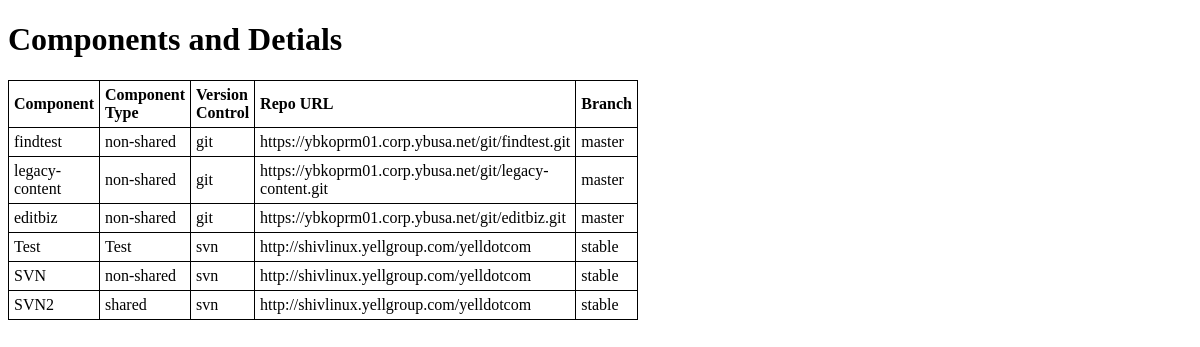
The app's page /tagging/components/, older data.
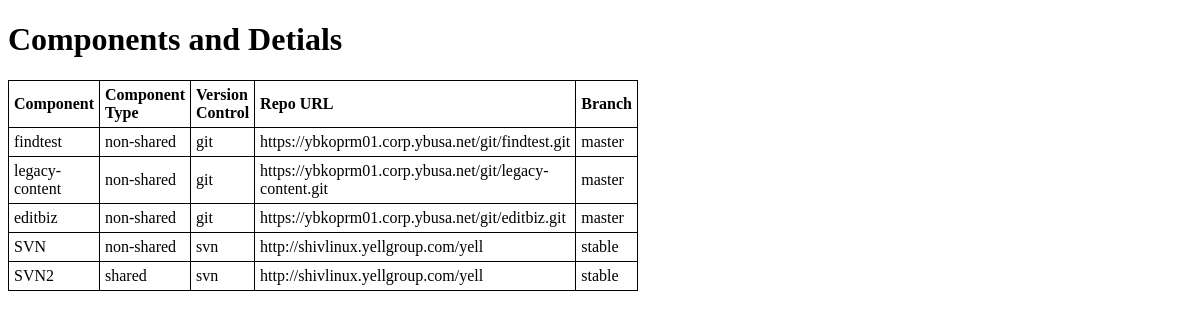
The same page, newer data.
### tagging/models.py (models this page shows)
class components(models.Model):
	component_name  = models.CharField("Component's Name",max_length=50,primary_key=True)
	component_type  = models.CharField("Component's Type",max_length=20)
        version_control = models.ForeignKey(vc_credentials)
        repo_path       = models.URLField("URL for git/svn")
        branch          = models.CharField("Branch",max_length=20)
	def __unicode__(self):
		return self.component_name
	def type(self):
		return self.component_type
	def vc(self):
		return self.version_control
	def repo(self):
		return self.repo_path
	def comp_branch(self):
		return self.branch

class vc_credentials(models.Model):
        VERSION           = (
               (u'svn',u'Subversion'),
               (u'git',u'Git'),
        )
        version_control   = models.CharField(max_length=3, choices=VERSION,primary_key=True)
        userid            = models.CharField("Username",max_length=20)
        password          = models.CharField("Password",max_length=20)
        def __unicode__(self):
		return self.version_control
	def username(self):
		return self.userid
	def passwd(self):
		return self.password

### tagging/views.py (the view)
def components(request):
        componentlist = models.components.objects.all()
        return render(request, 'components.html', {'components' : componentlist})

### templates/components.html (shortened to what this page needs)
<!DOCTYPE html>
<html>
<head>
<h1>Components and Detials</h1>
</head>
<body>
<table style="width:300px">
<tr>
  <th>Component</th>
  <th>Component Type</th>
  <th>Version Control</th>
  <th>Repo URL</th>
  <th>Branch</th>
</tr>
{% for component in components %}
<tr>
  <td>{{ component}}</td>
  <td>{{ component.type }}</td>
  <td>{{ component.vc }}</td>
  <td>{{ component.repo }}</td>
  <td>{{ component.comp_branch }}</td>
</tr>
{% endfor %}
</table>
</body>
</html>

Row changes from the older to the newer data that the page shows:
removed components: component_name "Test", type "Test", vc "svn", repo "http://shivlinux.yellgroup.com/yelldotcom", comp_branch "stable"
changed components "SVN": repo "http://shivlinux.yellgroup.com/yelldotcom" → "http://shivlinux.yellgroup.com/yell"
changed components "SVN2": repo "http://shivlinux.yellgroup.com/yelldotcom" → "http://shivlinux.yellgroup.com/yell"
